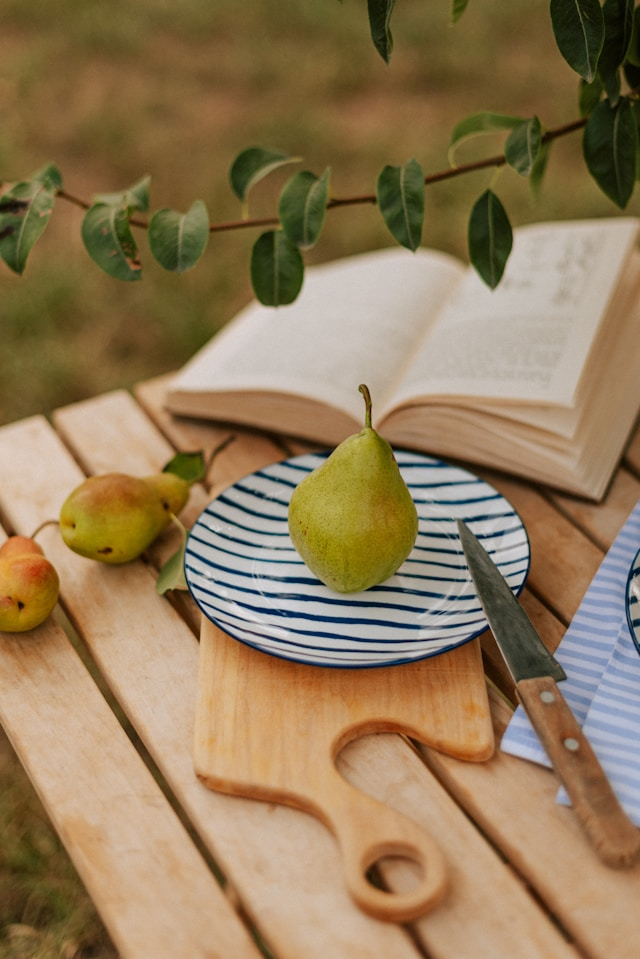
#> input picture 5th sem/PCV lab/Lab 7/puppy.jpg, 640 x 959 px
$ python shear.py
#> lines starting #> are read from the running program, lines starting #| are printed output that depends on the picture
import numpy as np
import cv2
img = cv2.imread('puppy.jpg', 0)
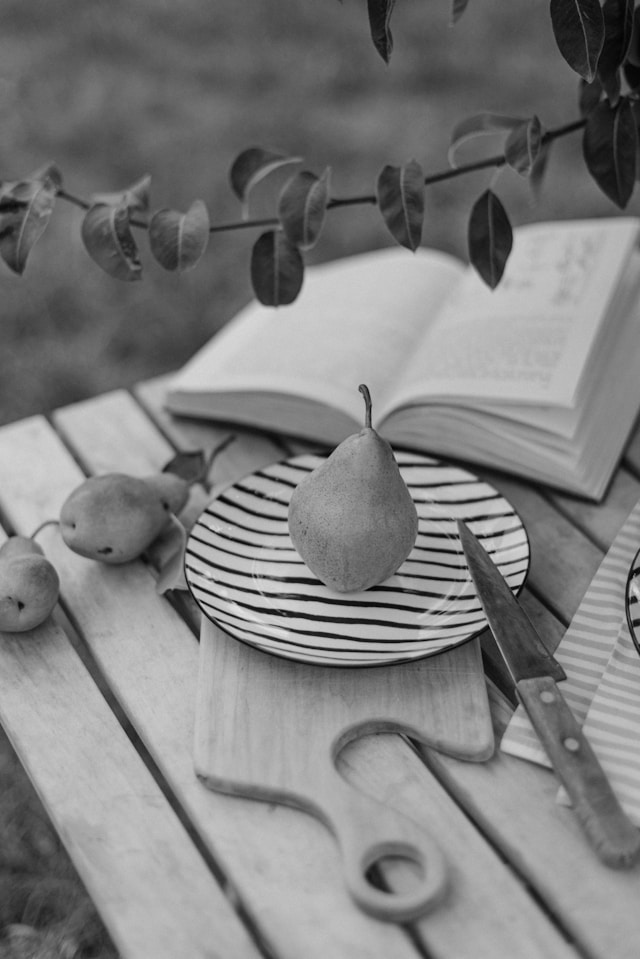
#> img: shape (959, 640); min 0, max 228, mean 125.7
rows, cols = img.shape
#> rows = 959; cols = 640
M = np.float32([[1, 0.5, 0], [0, 1, 0], [0, 0, 1]])
sheared_img = cv2.warpPerspective(img, M, (int(cols*1.5), int(rows*1.5)))
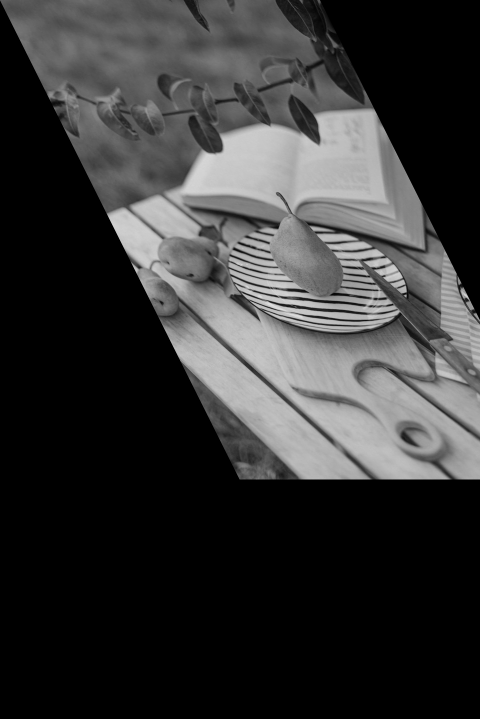
#> sheared_img: shape (1438, 960) (shown at 1/2 size); min 0, max 227, mean 53.2
cv2.imshow('img', sheared_img)
key = cv2.waitKey(0)
#> (key Esc is pressed here)
if key == ord('s'):
    cv2.imwrite('sheared.jpg', sheared_img)
cv2.destroyAllWindows()
